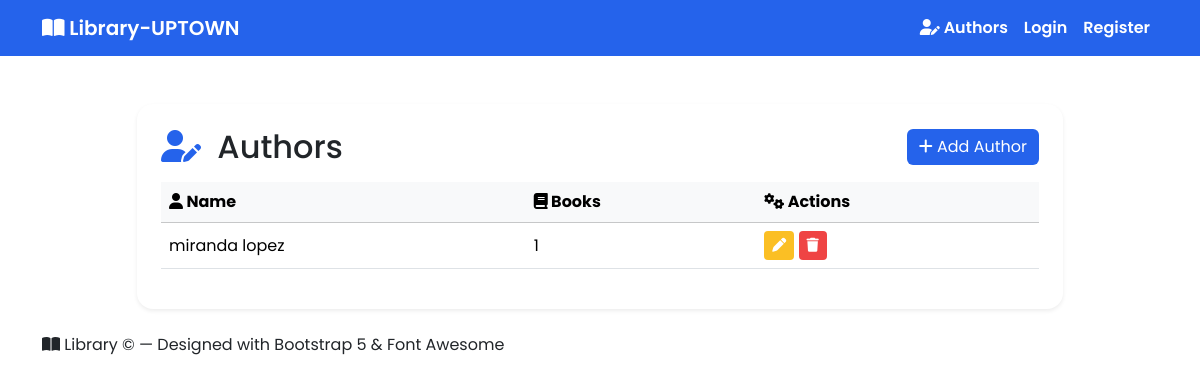
Page /library/authors/ on the earlier database version.
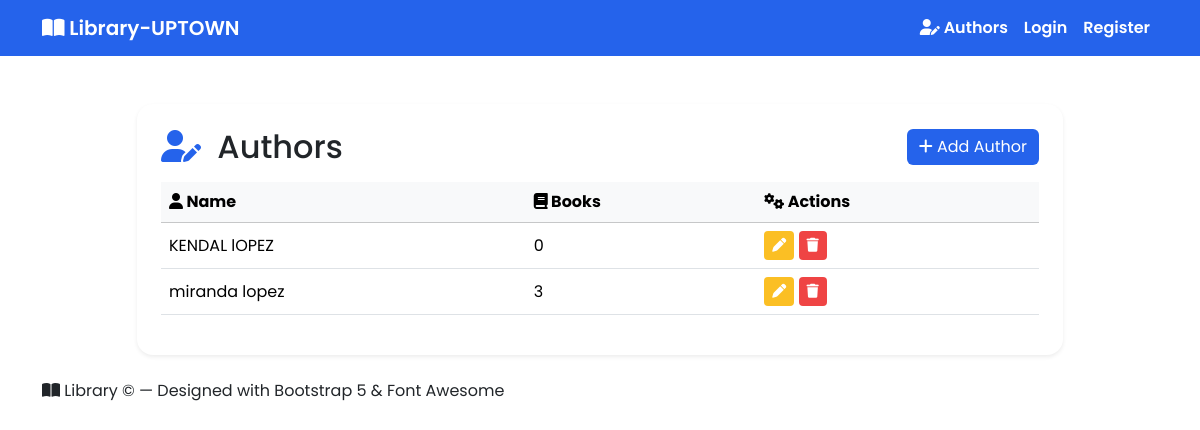
Same page on the later database version.
### library/models.py (models this page shows, shortened)
class Author(models.Model):
    first_name = models.CharField(max_length=100)
    last_name = models.CharField(max_length=100)
    birth_date = models.DateField(null=True, blank=True)
    biography = models.TextField(blank=True)
    class Meta:
        ordering = ['last_name', 'first_name']

### library/views.py (the view)
# urls.py: path('authors/', views.AuthorListView.as_view(), name='author-list'),
class AuthorListView(ListView):
    model = Author
    template_name = 'library/author_list.html'
    context_object_name = 'authors'

### library/templates/library/author_list.html (shortened to what this page needs)
{% extends 'base.html' %}
{% block extra_head %}
<link rel="stylesheet" href="https://cdnjs.cloudflare.com/ajax/libs/font-awesome/6.5.0/css/all.min.css">
{% endblock %}
{% block content %}
<div class="row justify-content-center">
    <div class="col-md-10">
        <div class="card shadow-sm border-0 mt-4">
            <div class="card-body p-4">
                <div class="d-flex justify-content-between align-items-center mb-3">
                    <h2 class="card-title mb-0">
                        <i class="fa-solid fa-user-pen"></i> Authors
                    </h2>
                    <a href="{% url 'library:author-add' %}" class="btn btn-primary">
                        <i class="fa-solid fa-plus"></i> Add Author
                    </a>
                </div>
                <div class="table-responsive">
                    <table class="table table-hover align-middle">
                        <thead class="table-light">
                            <tr>
                                <th><i class="fa-solid fa-user"></i> Name</th>
                                <th><i class="fa-solid fa-book"></i> Books</th>
                                <th><i class="fa-solid fa-gears"></i> Actions</th>
                            </tr>
                        </thead>
                        <tbody>
                            {% for author in authors %}
                            <tr>
                                <td>{{ author.first_name }} {{ author.last_name }}</td>
                                <td>{{ author.books.count }}</td>
                                <td>
                                    <a href="{% url 'library:author-update' author.pk %}" class="btn btn-sm btn-warning" title="Edit">
                                        <i class="fa-solid fa-pen"></i>
                                    </a>
                                    <a href="{% url 'library:author-delete' author.pk %}" class="btn btn-sm btn-danger" title="Delete">
                                        <i class="fa-solid fa-trash"></i>
                                    </a>
                                </td>
                            </tr>
                            {% empty %}
                            <tr>
                                <td colspan="3" class="text-center text-muted">No authors found.</td>
                            </tr>
                            {% endfor %}
                        </tbody>
                    </table>
                </div>
            </div>
        </div>
    </div>
</div>
<footer class="footer mt-4">
    <div>
        <i class="fa-solid fa-book-open"></i> Library &copy; {{ now|date:"Y" }} — Designed with Bootstrap 5 & Font Awesome
    </div>
</footer>
{% endblock %}

Differences in the rows shown:
added Author: first_name "KENDAL", last_name "lOPEZ", books.count "0"
computed for Author "miranda": books.count "1" → "3"
